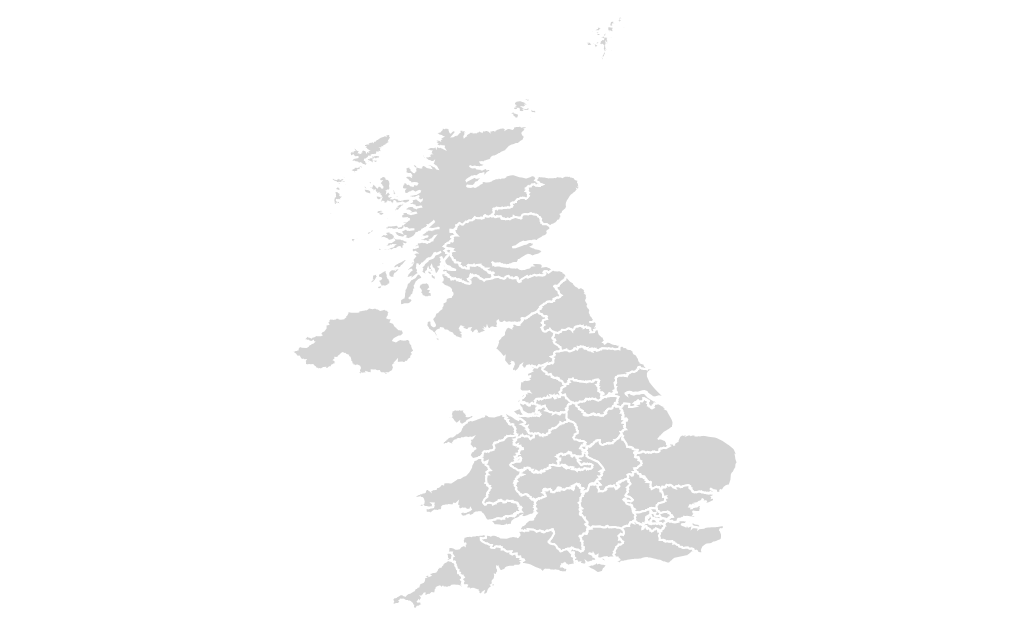

Notebook cell for this chart:
### Code cell
gdf = gpd.read_file("/Users/finn/Documents/GitHub/GrowthDiagnostics/report_figures/data/geo/International_Territorial_Level_2_January_2021_UK_BUC_V2_2022_-6059817123640952879.geojson")
gdf = gdf.to_crs(epsg=4326)

topodata = json.loads(gdf.to_json())

map = alt.Chart(gdf).mark_geoshape(
    fill='lightgray',
    stroke='white'
).project('equalEarth').properties(
    width=500,
    height=300
)

map.display()

### Figure 1 — Vega-Lite specification as saved in the notebook (floating-point values rounded to 4 significant figures; data arrays with more than 128 entries replaced by an {"elided": "..."} marker saying what was removed)
{"config": {"font": "Circular Std", "mark": {"line": {"interpolate": "linear"}}, "view": {"stroke": "transparent", "width": 400, "height": 300}, "range": {"category": ["#179fdb", "#e6224b", "#f4c245", "#122b39", "#eb5c2e", "#36b7b4"], "diverging": ["#E6224B", "#E54753", "#C9C9C9", "#179FDB", "#122B39"], "heatmap": ["#C9C9C9", "#179FDB", "#0063AF", "#122B39"], "ordinal": ["#00A767", "#36B7B4", "#179FDB", "#0063AF", "#243B5A"]}, "axisX": {"labelColor": "#122b39", "tickColor": "#122b39", "domainColor": "#122b39", "domainOpacity": 0.5, "gridOpacity": 0, "labelFont": "Circular Std", "labelAngle": 0, "labelAlign": "center", "labelFontSize": 11, "labelPadding": 5, "tickCount": 10, "tickSize": 0, "title": ""}, "axisY": {"labelColor": "#122b39", "labelFont": "Circular Std", "tickColor": "#122b39", "domainColor": "#122b39", "gridColor": "#122b39", "gridDash": [1, 5], "gridOpacity": 0.5, "labelPadding": 5, "labelFontSize": 11, "domainOpacity": 0.5, "tickSize": 0, "title": null, "titleAlign": "left", "titleAngle": 0, "titleBaseline": "bottom", "titleColor": "#122b39", "titleOpacity": 0.9, "titleX": 0, "titleY": -7}}, "data": {"name": "data-013692f95d3205937dc464c8b9835c22"}, "mark": {"type": "geoshape", "fill": "lightgray", "stroke": "white"}, "height": 300, "projection": {"type": "equalEarth"}, "width": 500, "$schema": "https://vega.github.io/schema/vega-lite/v5.8.0.json", "datasets": {"data-013692f95d3205937dc464c8b9835c22": [{"OBJECTID": 1, "ITL221CD": "TLC1", "ITL221NM": "Tees Valley and Durham", "BNG_E": 414643, "BNG_N": 532242, "LONG": -1.774, "LAT": 54.69, "GlobalID": "ae6c9d98-dcad-45ab-9c3d-4a01cb67eb0b", "type": "Feature", "geometry": {"type": "Polygon", "coordinates": {"elided": "1x169x2 float values"}}}, {"OBJECTID": 2, "ITL221CD": "TLC2", "ITL221NM": "Northumberland, and Tyne and Wear", "BNG_E": 398898, "BNG_N": 602530, "LONG": -2.019, "LAT": 55.32, "GlobalID": "9d7b715e-3b64-414c-892c-c2be393fab14", "type": "Feature", "geometry": {"type": "MultiPolygon", "coordinates": {"elided": "2 rows, 4156 float values in total"}}}, {"OBJECTID": 3, "ITL221CD": "TLD1", "ITL221NM": "Cumbria", "BNG_E": 341868, "BNG_N": 527389, "LONG": -2.902, "LAT": 54.64, "GlobalID": "1eff5e4e-0116-4ed6-b28e-182061979278", "type": "Feature", "geometry": {"type": "MultiPolygon", "coordinates": {"elided": "3 rows, 1996 float values in total"}}}, {"OBJECTID": 4, "ITL221CD": "TLD3", "ITL221NM": "Greater Manchester", "BNG_E": 377940, "BNG_N": 401102, "LONG": -2.334, "LAT": 53.51, "GlobalID": "ac2a567d-74e5-42d6-ab02-6d3cc972799c", "type": "Feature", "geometry": {"type": "Polygon", "coordinates": {"elided": "1x91x2 float values"}}}, {"OBJECTID": 5, "ITL221CD": "TLD4", "ITL221NM": "Lancashire", "BNG_E": 363669, "BNG_N": 441026, "LONG": -2.554, "LAT": 53.86, "GlobalID": "6e1ff120-aff5-41b9-8717-6ab4cf64ea9c", "type": "Feature", "geometry": {"type": "Polygon", "coordinates": {"elided": "1x185x2 float values"}}}, {"OBJECTID": 6, "ITL221CD": "TLD6", "ITL221NM": "Cheshire", "BNG_E": 368759, "BNG_N": 368676, "LONG": -2.469, "LAT": 53.21, "GlobalID": "326b4229-0456-4a52-9952-52f3e9ae768b", "type": "Feature", "geometry": {"type": "Polygon", "coordinates": {"elided": "1x147x2 float values"}}}, {"OBJECTID": 7, "ITL221CD": "TLD7", "ITL221NM": "Merseyside", "BNG_E": 344324, "BNG_N": 390164, "LONG": -2.839, "LAT": 53.41, "GlobalID": "999fc7b3-0599-4f16-9e21-e6439593bdfe", "type": "Feature", "geometry": {"type": "MultiPolygon", "coordinates": {"elided": "3 rows, 232 float values in total"}}}, {"OBJECTID": 8, "ITL221CD": "TLE1", "ITL221NM": "East Yorkshire and Northern Lincolnshire", "BNG_E": 488051, "BNG_N": 443608, "LONG": -0.662, "LAT": 53.88, "GlobalID": "615365d9-d39c-4aa7-8a47-1a3f6a3b1a37", "type": "Feature", "geometry": {"type": "Polygon", "coordinates": {"elided": "1x207x2 float values"}}}, {"OBJECTID": 9, "ITL221CD": "TLE2", "ITL221NM": "North Yorkshire", "BNG_E": 429509, "BNG_N": 466515, "LONG": -1.55, "LAT": 54.09, "GlobalID": "17cf2152-5a99-4a60-9a63-7e43b4633578", "type": "Feature", "geometry": {"type": "Polygon", "coordinates": {"elided": "1x295x2 float values"}}}, {"OBJECTID": 10, "ITL221CD": "TLE3", "ITL221NM": "South Yorkshire", "BNG_E": 441052, "BNG_N": 398663, "LONG": -1.383, "LAT": 53.48, "GlobalID": "520c68f9-a33e-4cf7-b0dc-e8eb88f9c36f", "type": "Feature", "geometry": {"type": "Polygon", "coordinates": {"elided": "1x104x2 float values"}}}, {"OBJECTID": 11, "ITL221CD": "TLE4", "ITL221NM": "West Yorkshire", "BNG_E": 418686, "BNG_N": 427238, "LONG": -1.718, "LAT": 53.74, "GlobalID": "4ca84cca-3191-4617-ae76-15604172c52d", "type": "Feature", "geometry": {"type": "Polygon", "coordinates": {"elided": "1x117x2 float values"}}}, {"OBJECTID": 12, "ITL221CD": "TLF1", "ITL221NM": "Derbyshire and Nottinghamshire", "BNG_E": 449616, "BNG_N": 357965, "LONG": -1.26, "LAT": 53.12, "GlobalID": "341b3dca-9d8b-4b9a-9c54-a51a2adc1df8", "type": "Feature", "geometry": {"type": "Polygon", "coordinates": {"elided": "1x206x2 float values"}}}, {"OBJECTID": 13, "ITL221CD": "TLF2", "ITL221NM": "Leicestershire, Rutland and Northamptonshire", "BNG_E": 470025, "BNG_N": 284901, "LONG": -0.9709, "LAT": 52.46, "GlobalID": "221437ea-8432-4065-b059-fba99f63efa6", "type": "Feature", "geometry": {"type": "Polygon", "coordinates": {"elided": "1x168x2 float values"}}}, {"OBJECTID": 14, "ITL221CD": "TLF3", "ITL221NM": "Lincolnshire", "BNG_E": 517985, "BNG_N": 358543, "LONG": -0.2388, "LAT": 53.11, "GlobalID": "812db4f9-84ac-4dd0-b1e5-9fd502d2534f", "type": "Feature", "geometry": {"type": "Polygon", "coordinates": {"elided": "1x200x2 float values"}}}, {"OBJECTID": 15, "ITL221CD": "TLG1", "ITL221NM": "Herefordshire, Worcestershire and Warwickshire", "BNG_E": 390692, "BNG_N": 262189, "LONG": -2.138, "LAT": 52.26, "GlobalID": "70ccf710-1cca-4a96-bb8e-d76a440796b5", "type": "Feature", "geometry": {"type": "Polygon", "coordinates": {"elided": "1x285x2 float values"}}}, {"OBJECTID": 16, "ITL221CD": "TLG2", "ITL221NM": "Shropshire and Staffordshire", "BNG_E": 376573, "BNG_N": 318829, "LONG": -2.349, "LAT": 52.77, "GlobalID": "91c8ac01-cada-4595-8982-cbb29357ff5e", "type": "Feature", "geometry": {"type": "Polygon", "coordinates": {"elided": "1x236x2 float values"}}}, {"OBJECTID": 17, "ITL221CD": "TLG3", "ITL221NM": "West Midlands", "BNG_E": 402507, "BNG_N": 289715, "LONG": -1.964, "LAT": 52.51, "GlobalID": "a563a2fe-5899-4bd7-be67-76bdefb27769", "type": "Feature", "geometry": {"type": "Polygon", "coordinates": {"elided": "1x98x2 float values"}}}, {"OBJECTID": 18, "ITL221CD": "TLH1", "ITL221NM": "East Anglia", "BNG_E": 602130, "BNG_N": 288929, "LONG": 0.9738, "LAT": 52.46, "GlobalID": "e9c46dea-deec-4915-83f7-cdae215fadb2", "type": "Feature", "geometry": {"type": "MultiPolygon", "coordinates": {"elided": "4 rows, 600 float values in total"}}}, {"OBJECTID": 19, "ITL221CD": "TLH2", "ITL221NM": "Bedfordshire and Hertfordshire", "BNG_E": 518883, "BNG_N": 226203, "LONG": -0.2727, "LAT": 51.92, "GlobalID": "5ddf333e-4976-4a14-86c3-4232d60eafd5", "type": "Feature", "geometry": {"type": "Polygon", "coordinates": {"elided": "1x131x2 float values"}}}, {"OBJECTID": 20, "ITL221CD": "TLH3", "ITL221NM": "Essex", "BNG_E": 569523, "BNG_N": 210837, "LONG": 0.4555, "LAT": 51.77, "GlobalID": "577af35b-f7fc-4b5c-9d21-584b6e785a3a", "type": "Feature", "geometry": {"type": "MultiPolygon", "coordinates": {"elided": "10 rows, 666 float values in total"}}}, {"OBJECTID": 21, "ITL221CD": "TLI3", "ITL221NM": "Inner London - West", "BNG_E": 527495, "BNG_N": 181567, "LONG": -0.1638, "LAT": 51.52, "GlobalID": "b6deff72-2667-480f-bd98-402fbdfc7b41", "type": "Feature", "geometry": {"type": "Polygon", "coordinates": [[[-0.1226, 51.53], [-0.1053, 51.52], [-0.08522, 51.52], [-0.07847, 51.52], [-0.08019, 51.51], [-0.1092, 51.51], [-0.1115, 51.51], [-0.1295, 51.49], [-0.1512, 51.47], [-0.1436, 51.44], [-0.1359, 51.44], [-0.1404, 51.42], [-0.1819, 51.42], [-0.19, 51.44], [-0.2511, 51.43], [-0.2541, 51.44], [-0.2416, 51.44], [-0.2591, 51.45], [-0.256, 51.46], [-0.2333, 51.46], [-0.2326, 51.47], [-0.2217, 51.47], [-0.2303, 51.49], [-0.2434, 51.49], [-0.2531, 51.5], [-0.2463, 51.53], [-0.2285, 51.53], [-0.216, 51.53], [-0.2053, 51.53], [-0.1966, 51.53], [-0.1915, 51.54], [-0.2135, 51.56], [-0.1713, 51.57], [-0.1424, 51.57], [-0.1226, 51.53]]]}}, {"OBJECTID": 22, "ITL221CD": "TLI4", "ITL221NM": "Inner London - East", "BNG_E": 536648, "BNG_N": 185058, "LONG": -0.03064, "LAT": 51.55, "GlobalID": "2022ea49-1f65-465b-a1de-2220e3daeb11", "type": "Feature", "geometry": {"type": "MultiPolygon", "coordinates": {"elided": "3 rows, 178 float values in total"}}}, {"OBJECTID": 23, "ITL221CD": "TLI5", "ITL221NM": "Outer London - East and North East", "BNG_E": 546334, "BNG_N": 189866, "LONG": 0.1109, "LAT": 51.59, "GlobalID": "c165d06e-01b3-4929-87b7-0752e81795ac", "type": "Feature", "geometry": {"type": "MultiPolygon", "coordinates": {"elided": "3 rows, 198 float values in total"}}}, {"OBJECTID": 24, "ITL221CD": "TLI6", "ITL221NM": "Outer London - South", "BNG_E": 535861, "BNG_N": 164755, "LONG": -0.04977, "LAT": 51.37, "GlobalID": "c2f3e204-5f54-4f00-9ea5-d10503507edd", "type": "Feature", "geometry": {"type": "Polygon", "coordinates": [[[0.02936, 51.44], [0.06171, 51.42], [0.07534, 51.43], [0.107, 51.41], [0.1489, 51.41], [0.1624, 51.39], [0.1477, 51.39], [0.152, 51.37], [0.1369, 51.34], [0.1184, 51.34], [0.1179, 51.33], [0.085, 51.32], [0.08567, 51.29], [0.04237, 51.29], [0.03288, 51.31], [0.01498, 51.29], [0.002266, 51.33], [-0.03792, 51.34], [-0.05133, 51.32], [-0.07895, 51.32], [-0.0912, 51.3], [-0.1243, 51.29], [-0.1373, 51.3], [-0.1553, 51.3], [-0.1566, 51.32], [-0.1973, 51.34], [-0.221, 51.33], [-0.2298, 51.34], [-0.2173, 51.34], [-0.2228, 51.36], [-0.2454, 51.37], [-0.2451, 51.38], [-0.2612, 51.38], [-0.2855, 51.36], [-0.3062, 51.34], [-0.3307, 51.33], [-0.3305, 51.35], [-0.3074, 51.38], [-0.3177, 51.39], [-0.3088, 51.4], [-0.3107, 51.43], [-0.2906, 51.43], [-0.2866, 51.42], [-0.2541, 51.44], [-0.2511, 51.43], [-0.19, 51.44], [-0.1819, 51.42], [-0.1404, 51.42], [-0.1481, 51.41], [-0.1278, 51.41], [-0.1127, 51.42], [-0.07855, 51.42], [-0.07831, 51.42], [-0.07394, 51.43], [-0.03024, 51.43], [-0.01055, 51.41], [0.02541, 51.43], [0.03619, 51.42], [0.02936, 51.44]]]}}, {"OBJECTID": 25, "ITL221CD": "TLI7", "ITL221NM": "Outer London - West and North West", "BNG_E": 516574, "BNG_N": 184076, "LONG": -0.3203, "LAT": 51.54, "GlobalID": "872fff06-7c87-4d63-8e51-7f1e2e02d1a1", "type": "Feature", "geometry": {"type": "Polygon", "coordinates": [[[-0.2034, 51.67], [-0.1911, 51.66], [-0.1821, 51.67], [-0.1859, 51.66], [-0.1548, 51.66], [-0.1291, 51.63], [-0.1445, 51.62], [-0.1388, 51.61], [-0.1514, 51.6], [-0.1568, 51.6], [-0.1572, 51.59], [-0.1713, 51.57], [-0.2135, 51.56], [-0.1915, 51.54], [-0.1966, 51.53], [-0.2053, 51.53], [-0.216, 51.53], [-0.2285, 51.53], [-0.2463, 51.53], [-0.2531, 51.5], [-0.2434, 51.49], [-0.2303, 51.49], [-0.2217, 51.47], [-0.2326, 51.47], [-0.2333, 51.46], [-0.256, 51.46], [-0.2591, 51.45], [-0.2416, 51.44], [-0.2541, 51.44], [-0.2866, 51.42], [-0.2906, 51.43], [-0.3107, 51.43], [-0.3088, 51.4], [-0.3177, 51.39], [-0.3278, 51.39], [-0.3592, 51.41], [-0.3834, 51.41], [-0.3914, 51.42], [-0.4565, 51.44], [-0.4587, 51.46], [-0.5097, 51.47], [-0.49, 51.49], [-0.4832, 51.51], [-0.4955, 51.54], [-0.4766, 51.56], [-0.5006, 51.6], [-0.4969, 51.63], [-0.4572, 51.61], [-0.4406, 51.62], [-0.4041, 51.61], [-0.3626, 51.62], [-0.3167, 51.64], [-0.3045, 51.64], [-0.2574, 51.64], [-0.2506, 51.66], [-0.2122, 51.66], [-0.2034, 51.67]]]}}, {"OBJECTID": 26, "ITL221CD": "TLJ1", "ITL221NM": "Berkshire, Buckinghamshire and Oxfordshire", "BNG_E": 462576, "BNG_N": 202253, "LONG": -1.096, "LAT": 51.72, "GlobalID": "3ad4ff3e-bf80-4ffb-99f3-32f8afd595d7", "type": "Feature", "geometry": {"type": "Polygon", "coordinates": {"elided": "1x189x2 float values"}}}, {"OBJECTID": 27, "ITL221CD": "TLJ2", "ITL221NM": "Surrey, East and West Sussex", "BNG_E": 527932, "BNG_N": 133940, "LONG": -0.1746, "LAT": 51.09, "GlobalID": "c327068b-705b-4d8f-a44e-fd8703fc116b", "type": "Feature", "geometry": {"type": "MultiPolygon", "coordinates": {"elided": "3 rows, 480 float values in total"}}}, {"OBJECTID": 28, "ITL221CD": "TLJ3", "ITL221NM": "Hampshire and Isle of Wight", "BNG_E": 445931, "BNG_N": 135667, "LONG": -1.345, "LAT": 51.12, "GlobalID": "6b41fbc8-f37f-4736-a61b-bfa9bab5a2f0", "type": "Feature", "geometry": {"type": "MultiPolygon", "coordinates": {"elided": "4 rows, 698 float values in total"}}}, {"OBJECTID": 29, "ITL221CD": "TLJ4", "ITL221NM": "Kent", "BNG_E": 590108, "BNG_N": 148050, "LONG": 0.7198, "LAT": 51.2, "GlobalID": "2dfea968-7ed7-4568-b972-a4902ca9dfb5", "type": "Feature", "geometry": {"type": "MultiPolygon", "coordinates": {"elided": "5 rows, 454 float values in total"}}}, {"OBJECTID": 30, "ITL221CD": "TLK1", "ITL221NM": "Gloucestershire, Wiltshire and Bath/Bristol area", "BNG_E": 383347, "BNG_N": 180249, "LONG": -2.241, "LAT": 51.52, "GlobalID": "2118b717-e8b3-4f7a-8b54-0bb58391d04d", "type": "Feature", "geometry": {"type": "Polygon", "coordinates": {"elided": "1x262x2 float values"}}}, {"OBJECTID": 31, "ITL221CD": "TLK2", "ITL221NM": "Dorset and Somerset", "BNG_E": 362838, "BNG_N": 113805, "LONG": -2.53, "LAT": 50.92, "GlobalID": "65575dce-6c16-41ef-8d25-6c0b6091793e", "type": "Feature", "geometry": {"type": "MultiPolygon", "coordinates": {"elided": "3 rows, 618 float values in total"}}}, {"OBJECTID": 32, "ITL221CD": "TLK3", "ITL221NM": "Cornwall and Isles of Scilly", "BNG_E": 212501, "BNG_N": 64494, "LONG": -4.642, "LAT": 50.45, "GlobalID": "88be9070-6d5c-4126-92bf-2d688f38e31c", "type": "Feature", "geometry": {"type": "MultiPolygon", "coordinates": {"elided": "7 rows, 982 float values in total"}}}, {"OBJECTID": 33, "ITL221CD": "TLK4", "ITL221NM": "Devon", "BNG_E": 283141, "BNG_N": 93082, "LONG": -3.657, "LAT": 50.73, "GlobalID": "6302e766-b9e1-4953-8960-e6a7178e4c8c", "type": "Feature", "geometry": {"type": "MultiPolygon", "coordinates": {"elided": "2 rows, 660 float values in total"}}}, {"OBJECTID": 34, "ITL221CD": "TLL1", "ITL221NM": "West Wales and The Valleys", "BNG_E": 236647, "BNG_N": 236819, "LONG": -4.381, "LAT": 52.01, "GlobalID": "de039071-04c7-4e8e-8ccb-f4cfe97f9d45", "type": "Feature", "geometry": {"type": "MultiPolygon", "coordinates": {"elided": "9 rows, 1906 float values in total"}}}, {"OBJECTID": 35, "ITL221CD": "TLL2", "ITL221NM": "East Wales", "BNG_E": 312334, "BNG_N": 277025, "LONG": -3.289, "LAT": 52.38, "GlobalID": "ea8d6dcf-d58c-40bf-b82a-cb6e70fe60e6", "type": "Feature", "geometry": {"type": "MultiPolygon", "coordinates": {"elided": "2 rows, 864 float values in total"}}}, {"OBJECTID": 36, "ITL221CD": "TLM5", "ITL221NM": "North Eastern Scotland", "BNG_E": 360864, "BNG_N": 814981, "LONG": -2.65, "LAT": 57.22, "GlobalID": "1df4a791-a32b-48ed-8fa4-109794a79ffa", "type": "Feature", "geometry": {"type": "MultiPolygon", "coordinates": {"elided": "9 rows, 1312 float values in total"}}}, {"OBJECTID": 37, "ITL221CD": "TLM6", "ITL221NM": "Highlands and Islands", "BNG_E": 251287, "BNG_N": 833327, "LONG": -4.474, "LAT": 57.37, "GlobalID": "f8df2813-261b-442d-8234-af5ef8164a35", "type": "Feature", "geometry": {"type": "MultiPolygon", "coordinates": {"elided": "301 rows, 15588 float values in total"}}}, {"OBJECTID": 38, "ITL221CD": "TLM7", "ITL221NM": "Eastern Scotland", "BNG_E": 300521, "BNG_N": 733779, "LONG": -3.617, "LAT": 56.49, "GlobalID": "a85b1913-eb86-4ce1-bb19-4c16556c0f02", "type": "Feature", "geometry": {"type": "Polygon", "coordinates": {"elided": "1x1044x2 float values"}}}, {"OBJECTID": 39, "ITL221CD": "TLM8", "ITL221NM": "West Central Scotland", "BNG_E": 235646, "BNG_N": 684791, "LONG": -4.639, "LAT": 56.03, "GlobalID": "88bc5acb-8b1f-48d7-a390-70929c15431a", "type": "Feature", "geometry": {"type": "Polygon", "coordinates": {"elided": "1x773x2 float values"}}}, {"OBJECTID": 40, "ITL221CD": "TLM9", "ITL221NM": "Southern Scotland", "BNG_E": 291849, "BNG_N": 601430, "LONG": -3.705, "LAT": 55.3, "GlobalID": "450a2e32-25a3-4ebb-b24e-9edd51049a97", "type": "Feature", "geometry": {"type": "Polygon", "coordinates": {"elided": "1x3040x2 float values"}}}, {"OBJECTID": 41, "ITL221CD": "TLN0", "ITL221NM": "Northern Ireland", "BNG_E": 86601, "BNG_N": 535325, "LONG": -6.855, "LAT": 54.61, "GlobalID": "98ffce62-7586-4533-95ab-3775b754ca67", "type": "Feature", "geometry": {"type": "MultiPolygon", "coordinates": {"elided": "8 rows, 742 float values in total"}}}]}}
